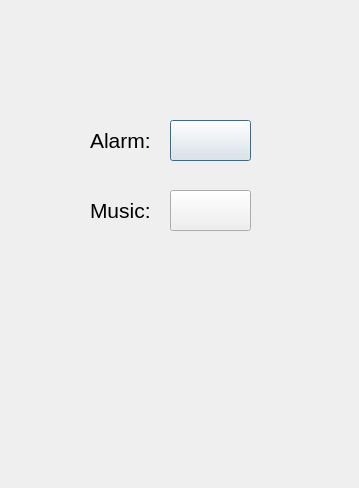
<?xml version="1.0" encoding="UTF-8"?>
<ui version="4.0">
 <class>SettingDialog</class>
 <widget class="QDialog" name="SettingDialog">
  <property name="geometry">
   <rect>
    <x>0</x>
    <y>0</y>
    <width>359</width>
    <height>488</height>
   </rect>
  </property>
  <property name="windowTitle">
   <string>Dialog</string>
  </property>
  <widget class="QLabel" name="label">
   <property name="geometry">
    <rect>
     <x>-40</x>
     <y>0</y>
     <width>421</width>
     <height>541</height>
    </rect>
   </property>
   <property name="styleSheet">
    <string notr="true">border-image: url(/home/xuhahn/QTpro/Air_quality/ui_img/bg1.jpg);</string>
   </property>
   <property name="text">
    <string/>
   </property>
  </widget>
  <widget class="QPushButton" name="pushButton">
   <property name="geometry">
    <rect>
     <x>170</x>
     <y>120</y>
     <width>81</width>
     <height>41</height>
    </rect>
   </property>
   <property name="styleSheet">
    <string notr="true">border-image: url(/home/xuhahn/QTpro/Air_quality/ui_img/off.png);</string>
   </property>
   <property name="text">
    <string/>
   </property>
  </widget>
  <widget class="QPushButton" name="pushButton_2">
   <property name="geometry">
    <rect>
     <x>170</x>
     <y>190</y>
     <width>81</width>
     <height>41</height>
    </rect>
   </property>
   <property name="styleSheet">
    <string notr="true">border-image: url(/home/xuhahn/QTpro/Air_quality/ui_img/off.png);</string>
   </property>
   <property name="text">
    <string/>
   </property>
  </widget>
  <widget class="QLabel" name="label_2">
   <property name="geometry">
    <rect>
     <x>90</x>
     <y>110</y>
     <width>81</width>
     <height>61</height>
    </rect>
   </property>
   <property name="text">
    <string>&lt;html&gt;&lt;head/&gt;&lt;body&gt;&lt;p&gt;&lt;span style=&quot; font-size:16pt;&quot;&gt;Alarm:&lt;/span&gt;&lt;/p&gt;&lt;/body&gt;&lt;/html&gt;</string>
   </property>
  </widget>
  <widget class="QLabel" name="label_3">
   <property name="geometry">
    <rect>
     <x>90</x>
     <y>180</y>
     <width>81</width>
     <height>61</height>
    </rect>
   </property>
   <property name="text">
    <string>&lt;html&gt;&lt;head/&gt;&lt;body&gt;&lt;p&gt;&lt;span style=&quot; font-size:16pt;&quot;&gt;Music:&lt;/span&gt;&lt;/p&gt;&lt;/body&gt;&lt;/html&gt;</string>
   </property>
  </widget>
 </widget>
 <resources/>
 <connections/>
</ui>
